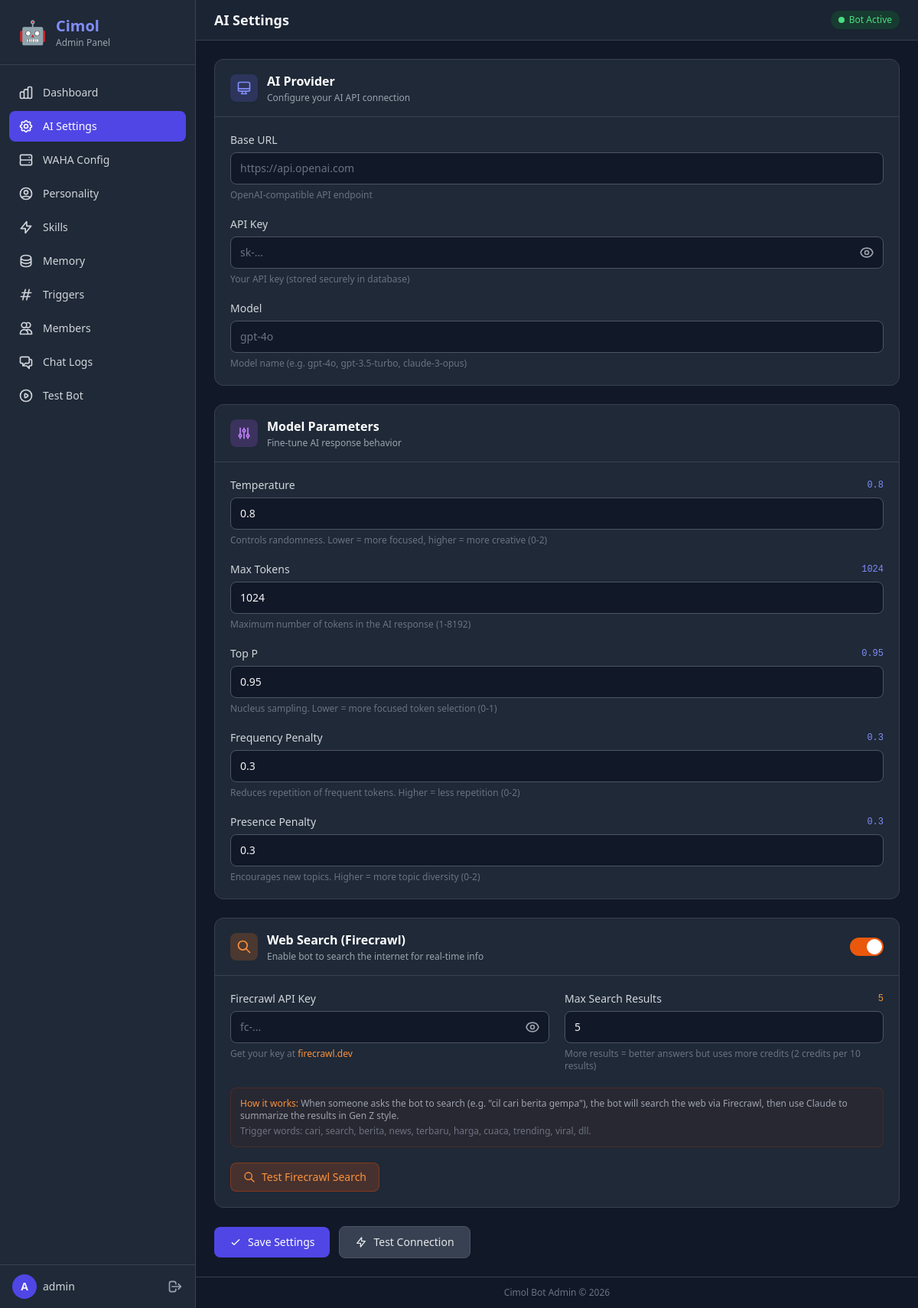
/public/admin/settings.php (signed in), run on the app's committed database.
### tables this page shows
CREATE TABLE IF NOT EXISTS settings (
    id INT AUTO_INCREMENT PRIMARY KEY,
    setting_key VARCHAR(100) NOT NULL UNIQUE,
    setting_value TEXT NULL,
    setting_type ENUM('string', 'number', 'boolean', 'json') DEFAULT 'string',
    category ENUM('ai_provider', 'waha', 'bot', 'general') DEFAULT 'general',
    description VARCHAR(255) NULL,
    created_at DATETIME DEFAULT CURRENT_TIMESTAMP,
    updated_at DATETIME DEFAULT CURRENT_TIMESTAMP ON UPDATE CURRENT_TIMESTAMP
);

### public/admin/settings.php (the view, shortened to what the rows shown need)
<?php
require_once __DIR__ . '/layout.php';
$aiTemperature = \BotWA\Config::get('ai_temperature', 0.7);
$aiMaxTokens = \BotWA\Config::get('ai_max_tokens', 1024);
$aiTopP = \BotWA\Config::get('ai_top_p', 1.0);
$aiFrequencyPenalty = \BotWA\Config::get('ai_frequency_penalty', 0.0);
$aiPresencePenalty = \BotWA\Config::get('ai_presence_penalty', 0.0);
$firecrawlApiKey = \BotWA\Config::get('firecrawl_api_key', '');
$firecrawlMaxResults = \BotWA\Config::get('firecrawl_max_results', 5);
?>
<form method="POST" action="" id="settings-form">
    <div class="grid grid-cols-1 xl:grid-cols-2 gap-6 mb-6">
        <div class="bg-gray-800 rounded-xl border border-gray-700 overflow-hidden">
            <div class="p-5 space-y-5">
                <div>
                    <div class="flex items-center justify-between mb-1.5">
                        <label for="ai_temperature" class="text-sm font-medium text-gray-300">Temperature</label>
                        <span id="temp-value" class="text-xs font-mono text-indigo-400"><?= htmlspecialchars($aiTemperature) ?></span>
                    </div>
                    <input type="number" id="ai_temperature" name="ai_temperature"
                           value="<?= htmlspecialchars($aiTemperature) ?>"
                           step="0.1" min="0" max="2"
                           class="w-full px-3 py-2.5 bg-gray-900 border border-gray-600 rounded-lg text-gray-100 text-sm focus:outline-none focus:ring-2 focus:ring-indigo-500 focus:border-transparent transition-colors"
                           oninput="document.getElementById('temp-value').textContent = this.value">
                    <p class="mt-1.5 text-xs text-gray-500">Controls randomness. Lower = more focused, higher = more creative (0-2)</p>
                </div>
                <div>
                    <div class="flex items-center justify-between mb-1.5">
                        <label for="ai_max_tokens" class="text-sm font-medium text-gray-300">Max Tokens</label>
                        <span id="tokens-value" class="text-xs font-mono text-indigo-400"><?= htmlspecialchars($aiMaxTokens) ?></span>
                    </div>
                    <input type="number" id="ai_max_tokens" name="ai_max_tokens"
                           value="<?= htmlspecialchars($aiMaxTokens) ?>"
                           min="1" max="8192"
                           class="w-full px-3 py-2.5 bg-gray-900 border border-gray-600 rounded-lg text-gray-100 text-sm focus:outline-none focus:ring-2 focus:ring-indigo-500 focus:border-transparent transition-colors"
                           oninput="document.getElementById('tokens-value').textContent = this.value">
                    <p class="mt-1.5 text-xs text-gray-500">Maximum number of tokens in the AI response (1-8192)</p>
                </div>
                <div>
                    <div class="flex items-center justify-between mb-1.5">
                        <label for="ai_top_p" class="text-sm font-medium text-gray-300">Top P</label>
                        <span id="topp-value" class="text-xs font-mono text-indigo-400"><?= htmlspecialchars($aiTopP) ?></span>
                    </div>
                    <input type="number" id="ai_top_p" name="ai_top_p"
                           value="<?= htmlspecialchars($aiTopP) ?>"
                           step="0.05" min="0" max="1"
                           class="w-full px-3 py-2.5 bg-gray-900 border border-gray-600 rounded-lg text-gray-100 text-sm focus:outline-none focus:ring-2 focus:ring-indigo-500 focus:border-transparent transition-colors"
                           oninput="document.getElementById('topp-value').textContent = this.value">
                    <p class="mt-1.5 text-xs text-gray-500">Nucleus sampling. Lower = more focused token selection (0-1)</p>
                </div>
                <div>
                    <div class="flex items-center justify-between mb-1.5">
                        <label for="ai_frequency_penalty" class="text-sm font-medium text-gray-300">Frequency Penalty</label>
                        <span id="freq-value" class="text-xs font-mono text-indigo-400"><?= htmlspecialchars($aiFrequencyPenalty) ?></span>
                    </div>
                    <input type="number" id="ai_frequency_penalty" name="ai_frequency_penalty"
                           value="<?= htmlspecialchars($aiFrequencyPenalty) ?>"
                           step="0.1" min="0" max="2"
                           class="w-full px-3 py-2.5 bg-gray-900 border border-gray-600 rounded-lg text-gray-100 text-sm focus:outline-none focus:ring-2 focus:ring-indigo-500 focus:border-transparent transition-colors"
                           oninput="document.getElementById('freq-value').textContent = this.value">
                    <p class="mt-1.5 text-xs text-gray-500">Reduces repetition of frequent tokens. Higher = less repetition (0-2)</p>
                </div>
                <div>
                    <div class="flex items-center justify-between mb-1.5">
                        <label for="ai_presence_penalty" class="text-sm font-medium text-gray-300">Presence Penalty</label>
                        <span id="pres-value" class="text-xs font-mono text-indigo-400"><?= htmlspecialchars($aiPresencePenalty) ?></span>
                    </div>
                    <input type="number" id="ai_presence_penalty" name="ai_presence_penalty"
                           value="<?= htmlspecialchars($aiPresencePenalty) ?>"
                           step="0.1" min="0" max="2"
                           class="w-full px-3 py-2.5 bg-gray-900 border border-gray-600 rounded-lg text-gray-100 text-sm focus:outline-none focus:ring-2 focus:ring-indigo-500 focus:border-transparent transition-colors"
                           oninput="document.getElementById('pres-value').textContent = this.value">
                    <p class="mt-1.5 text-xs text-gray-500">Encourages new topics. Higher = more topic diversity (0-2)</p>
                </div>
            </div>
        </div>
    </div>
    <div class="bg-gray-800 rounded-xl border border-gray-700 overflow-hidden mb-6">
        <div class="p-5 space-y-5">
            <div class="grid grid-cols-1 md:grid-cols-2 gap-5">
                <div>
                    <div class="relative">
                        <input type="password" id="firecrawl_api_key" name="firecrawl_api_key"
                               value="<?= htmlspecialchars($firecrawlApiKey) ?>"
                               placeholder="fc-..."
                               class="w-full px-3 py-2.5 pr-10 bg-gray-900 border border-gray-600 rounded-lg text-gray-100 text-sm placeholder-gray-500 focus:outline-none focus:ring-2 focus:ring-orange-500 focus:border-transparent transition-colors">
                        <button type="button" onclick="toggleFirecrawlKey()" class="absolute inset-y-0 right-0 flex items-center pr-3 text-gray-400 hover:text-gray-200">
                        </button>
                    </div>
                </div>
                <div>
                    <div class="flex items-center justify-between mb-1.5">
                        <label for="firecrawl_max_results" class="text-sm font-medium text-gray-300">Max Search Results</label>
                        <span id="fc-results-value" class="text-xs font-mono text-orange-400"><?= htmlspecialchars($firecrawlMaxResults) ?></span>
                    </div>
                    <input type="number" id="firecrawl_max_results" name="firecrawl_max_results"
                           value="<?= htmlspecialchars($firecrawlMaxResults) ?>"
                           min="1" max="10"
                           class="w-full px-3 py-2.5 bg-gray-900 border border-gray-600 rounded-lg text-gray-100 text-sm focus:outline-none focus:ring-2 focus:ring-orange-500 focus:border-transparent transition-colors"
                           oninput="document.getElementById('fc-results-value').textContent = this.value">
                    <p class="mt-1.5 text-xs text-gray-500">More results = better answers but uses more credits (2 credits per 10 results)</p>
                </div>
            </div>
        </div>
    </div>
</form>

### data on the page
settings: setting_value "0.8", ai_temperature "0.8"
settings: setting_value "1024", ai_max_tokens "1024"
settings: setting_value "0.95", ai_top_p "0.95"
settings: setting_value "0.3", ai_frequency_penalty "0.3"
settings: setting_value "0.3", ai_presence_penalty "0.3"
settings: setting_value "5", firecrawl_max_results "5"

### other printed values
$item['label'] "Dashboard"
$item['label'] "AI Settings"
$item['label'] "WAHA Config"
$item['label'] "Personality"
$item['label'] "Skills"
$item['label'] "Memory"
$item['label'] "Triggers"
$item['label'] "Members"
$item['label'] "Chat Logs"
$item['label'] "Test Bot"
substr($username, 0, 1) "A"
$username "admin"
$title "AI Settings"
